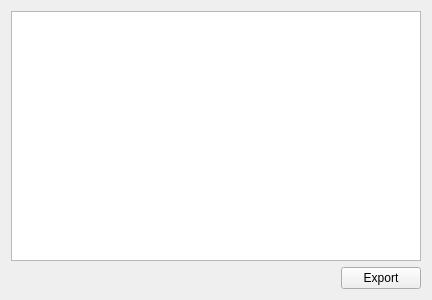
<?xml version="1.0" encoding="UTF-8"?>
<ui version="4.0">
 <class>QXGlyphTableWidget</class>
 <widget class="QWidget" name="QXGlyphTableWidget">
  <property name="geometry">
   <rect>
    <x>0</x>
    <y>0</y>
    <width>432</width>
    <height>300</height>
   </rect>
  </property>
  <property name="windowTitle">
   <string>Form</string>
  </property>
  <layout class="QGridLayout" name="gridLayout">
   <item row="0" column="0" colspan="2">
    <widget class="QTableView" name="tableView"/>
   </item>
   <item row="1" column="0">
    <spacer name="horizontalSpacer">
     <property name="orientation">
      <enum>Qt::Horizontal</enum>
     </property>
     <property name="sizeHint" stdset="0">
      <size>
       <width>321</width>
       <height>20</height>
      </size>
     </property>
    </spacer>
   </item>
   <item row="1" column="1">
    <widget class="QPushButton" name="pushButton">
     <property name="text">
      <string>Export</string>
     </property>
    </widget>
   </item>
  </layout>
 </widget>
 <resources/>
 <connections/>
</ui>
